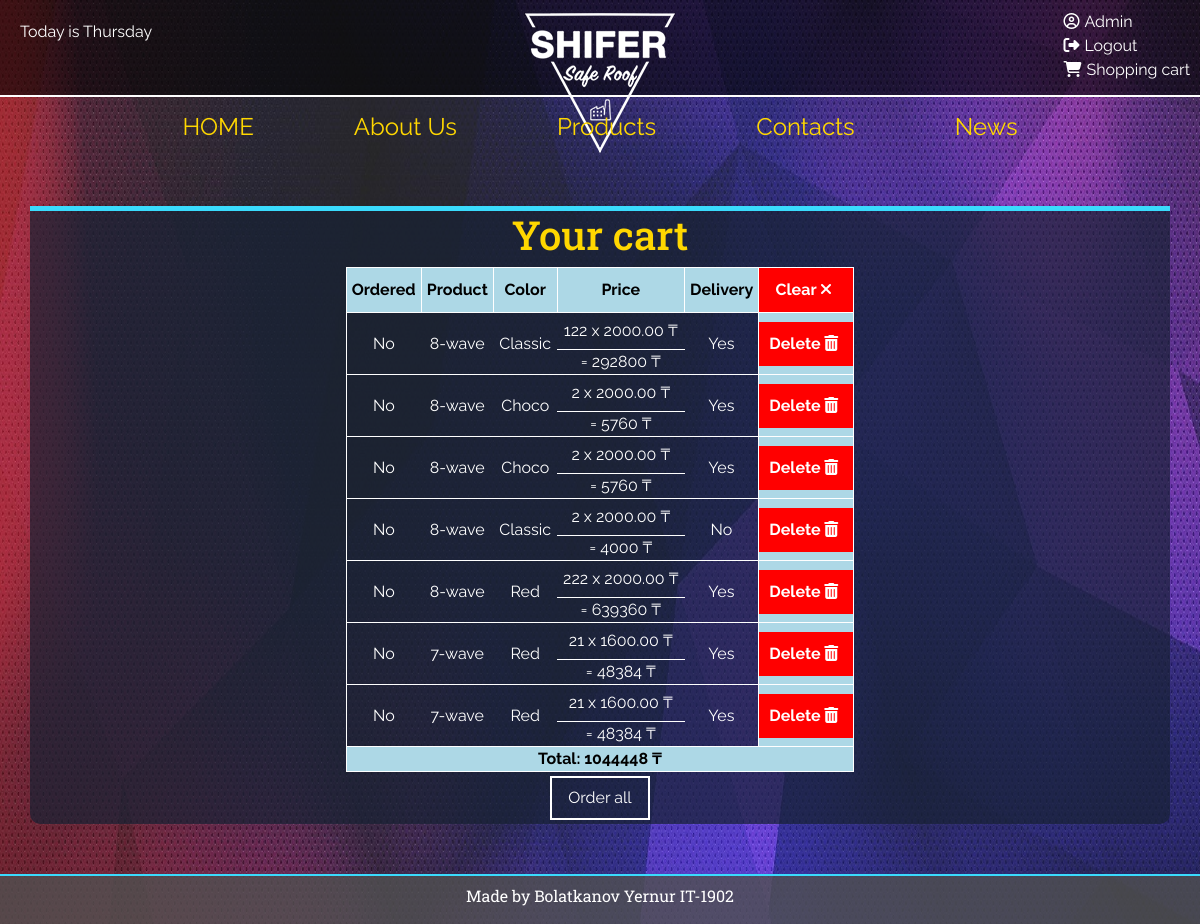
The app's page /cart.php (signed in) with its own data.
### tables this page shows
CREATE TABLE `orders` (
  `order_id` int(4) NOT NULL,
  `prod_id` int(4) NOT NULL,
  `user_id` int(4) NOT NULL,
  `quantity` int(11) NOT NULL,
  `color` varchar(20) NOT NULL,
  `total_price` float NOT NULL,
  `isOrdered` tinyint(1) NOT NULL DEFAULT 0,
  `delivery` tinyint(1) NOT NULL
);

CREATE TABLE `products` (
  `prod_id` int(4) NOT NULL,
  `prod_name` varchar(20) NOT NULL,
  `prod_price` float(6,2) NOT NULL
);

### cart.php (the view, shortened to what this page needs)
<?php
include "connect.php";
?>
<!DOCTYPE html>
<html lang="en">
<head>
    <link rel="stylesheet" href="https://stackpath.bootstrapcdn.com/bootstrap/4.4.1/css/bootstrap.min.css">
    <link rel="stylesheet" href="css/cart.css?v=<?php echo time(); ?>">
</head>
<body>
<header>
    <div class="top_line">
        <div><a href="index.php" target="blanck" class="logo"><img src="img/logo.png" alt="logo" title="go home"></a></div>
    </div>
    <p id="day"></p>
    <div class="reg_auth">
        <div>
            <a href="myprofile.php" class="logged"><i class="fa fa-user-circle-o" aria-hidden="true"></i><?php echo $_SESSION['username']; ?></a>
            <a href="index.php?logout" class="logged"><i class="fa fa-sign-out" aria-hidden="true"></i>Logout</a>
            <a href="cart.php" class="logged"><i class="fa fa-shopping-cart" aria-hidden="true"></i>Shopping cart</a>
        </div>
    </div>
    <nav>
        <div class="topnav">
            <a href="index.php">HOME</a>
            <a href="about.php">About Us</a>
            <a href="products.php">Products</a>
            <a href="contacts.php">Contacts</a>
            <a href="news.php">News</a>
        </div>
    </nav>
</header>
    <div class="container">
        <h1>Your cart</h1>
        <table>
            <tr>
                <th>Ordered</th>
                <th>Product</th>
                <th>Color</th>
                <th>Price</th>
                <th>Delivery</th>
                <th><a href="cart.php?action=clear" class="cl">Clear <i class="fa fa-times" aria-hidden="true"></i></a></th>
            </tr>
            <?php
            $result = mysqli_query($link, "SELECT * FROM orders, products WHERE orders.user_id = " .$_SESSION['id']. " AND products.prod_id = orders.prod_id");
            if ($result->num_rows > 0) {
                $total = 0;
                while ($items = $result->fetch_assoc()) {
                    $isOrdered = $items['isOrdered'] == 1 ? "Yes" : "No";
                    $delivery = $items['delivery'] == 1 ? "Yes" : "No";
                    $cfColor = $items['color'] != "Classic" ? 1.2 : 1.0;
                    $cfDelivery = $items['delivery'] == 1 ? 1.2 : 1.0;
                    $price = $items['prod_price'];
                    $small_total = $price * $cfColor * $cfDelivery * $items['quantity'];
                    $total += $small_total;
                    print '
                        <tr>
                            <td rowspan="2">' . $isOrdered . '</td>
                            <td rowspan="2">' . $items["prod_name"] . '</td>
                            <td rowspan="2">' . $items["color"] . '</td>
                            <td>' . $items["quantity"] . ' x ' . $items["prod_price"] . ' &#8376;</td>
                            <td rowspan="2">' . $delivery . '</td>
                            <th rowspan="2"><a href="cart.php?action=delete&id=' . $items["order_id"] . '" class="cl">Delete <i class="fa fa-trash" aria-hidden="true"></i></a></th>
                        </tr>
                        <tr>
                            <td>= ' . $small_total . ' &#8376;</td>
                        </tr>
                        ';
                }
                echo '<tr><th id="total" colspan="6">Total: ' . $total . ' &#8376;</th></tr>';
                echo "</table>";
                echo "<a href=\"cart.php?action=order\" class=\"buy\">Order all</a>";
            }
            else
            {
                echo '<tr><td class="empty" colspan="6"><b>No items on your cart</b></td></tr>';
            }
            ?>
    </div>
    <footer>
        <pre>Made by Bolatkanov Yernur IT-1902</pre>
    </footer>
</body>
</html>

### css/cart.css (style rules this page uses)
*, *::before, *::after { box-sizing: border-box; }
h1 { font-size: 2.5rem; }
h1, h2, h3, h4, h5, h6 { margin-bottom: 0.5rem; font-weight: 500; line-height: 1.2; }
* { margin: 0; padding: 0; }
a { text-decoration: none; }
body { font-family: 'Raleway', sans-serif; background-image: url(../img/back.jpg); background-repeat: no-repeat; background-position: top center; position: relative; background-size: 100% 160%; line-height: 1.5; min-height: 100vh; padding-bottom: 100px; }
.top_line { height: 95px; box-shadow: rgb(255, 255, 255) 0 0 0 2px; width: 100%; background-color: rgba(0, 0, 0, 0.6); display: flex; flex-direction: row; justify-content: center; }
.logo img { margin-top: 13px; }
.reg_auth { position: absolute; top: 10px; right: 10px; display: flex; flex-direction: row; }
.reg_auth>div { display: flex; flex-direction: column; }
.logged { color: #fff; text-decoration: none; margin-left: 0; !important; }
.topnav { background-color: transparent; display: flex; justify-content: center; align-items: center; }
.topnav a { color: #ffd700; text-align: center; padding: 14px 50px; font-size: 1.5em; text-decoration: none; border-bottom: 2px solid rgba(0,0,0,0); transition: all.3s ease; }
.container { margin-top: 50px; height: auto; text-align: center; background-color: rgba(24, 33, 52, 0.7); box-shadow: 0 -5px 0 #3ADBFD; border-radius: 0 0 10px 10px; text-decoration: none; max-width: 1140px; margin-left: auto; margin-right: auto; padding-left: 15px; padding-right: 15px; display: flex; flex-direction: column; align-items: center; }
.container h1 { font-family: 'Roboto Slab', serif; color: #ffd700; }
table { border-collapse: collapse; color: #fff; font-family: 'Raleway', sans-serif; border: 1px solid #fff; }
td { padding: 6px; }
tr { border-bottom: 1px solid #fff; }
th { padding: 5px; border: 1px solid #fff; background-color: lightblue; color: #000; }
th:last-child { padding: 0; }
.cl { color: #fff; display: block; text-decoration: none; cursor: pointer; background-color: #ff0000; padding: 10px; transition: all.3s ease; }
td:last-child { padding: 0; transition: all.3s ease; }
.buy { width: fit-content; background-color: transparent; color: #fff; border: 2px solid #fff; padding: 8px 16px; text-align: center; text-decoration: none; display: inline-block; font-size: 16px; margin: 4px 2px; transition-duration: 0.5s; cursor: pointer; }
footer { display: flex; justify-content: center; align-items: flex-end; min-height: 50px; border-top: 2px solid rgb(58, 219, 253); width: 100%; background-color: rgba(80, 80, 80, 0.8); position: absolute; bottom: 0; }
footer pre { font-family: 'Roboto Slab', serif; color: #fff; font-size: 1em; }
#day { position: absolute; top: 10px; left: 10px; font-family: 'Raleway', sans-serif; color: #fff; padding: 10px; }
i { margin-right: 5px; }

### records on screen
orders: isOrdered "No", prod.prod_name "8-wave", color "Classic", quantity "122", prod.prod_price "2000.00", delivery "Yes", small_total "292800"
orders: isOrdered "No", prod.prod_name "8-wave", color "Choco", quantity "2", prod.prod_price "2000.00", delivery "Yes", small_total "5760"
orders: isOrdered "No", prod.prod_name "8-wave", color "Choco", quantity "2", prod.prod_price "2000.00", delivery "Yes", small_total "5760"
orders: isOrdered "No", prod.prod_name "8-wave", color "Classic", quantity "2", prod.prod_price "2000.00", delivery "No", small_total "4000"
orders: isOrdered "No", prod.prod_name "8-wave", color "Red", quantity "222", prod.prod_price "2000.00", delivery "Yes", small_total "639360"
orders: isOrdered "No", prod.prod_name "7-wave", color "Red", quantity "21", prod.prod_price "1600.00", delivery "Yes", small_total "48384"
orders: isOrdered "No", prod.prod_name "7-wave", color "Red", quantity "21", prod.prod_price "1600.00", delivery "Yes", small_total "48384"

### other values on screen
$_SESSION['username'] "Admin"
$total "1044448"
